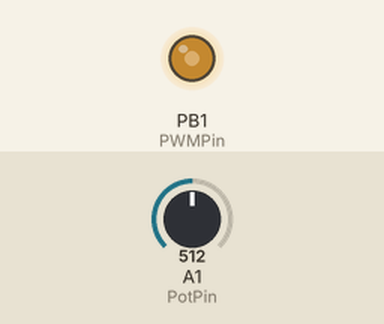
Recording of a sketch running on a simulated ATtiny85, built with avr-gcc and run on an emulated ATtiny85. Parts: output pins drawn as LEDs (lit = HIGH). Inputs (shaded band) come from the test bench; at power-on: A1 (PotPin) = 512.

Above: at 1.2 s.
1.3 s: A1 (PotPin) set to 716
At 2.6 s:
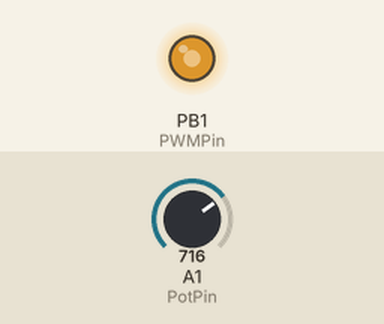
2.9 s: A1 (PotPin) set to 900
At 4.1 s:
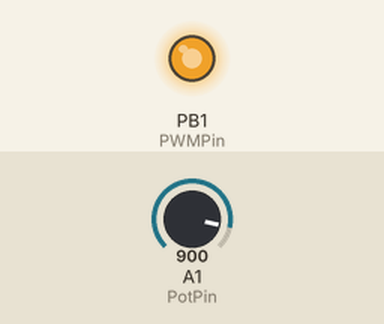
4.5 s: A1 (PotPin) set to 122
At 5.4 s:
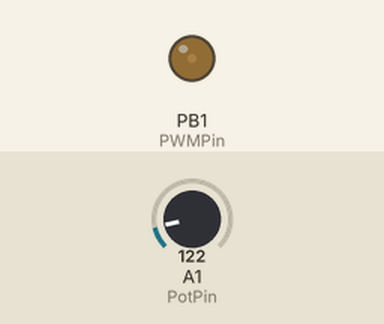
6.1 s: A1 (PotPin) set to 0
At 6.7 s:
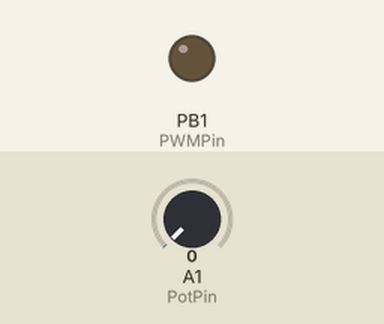
7.7 s: A1 (PotPin) set to 511
At 9.2 s:
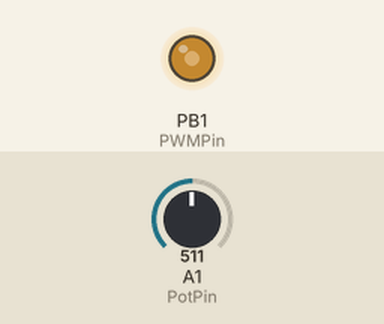
Timing chart, 0 to 10.3 s (numbered marks = the images above; inputs shaded):
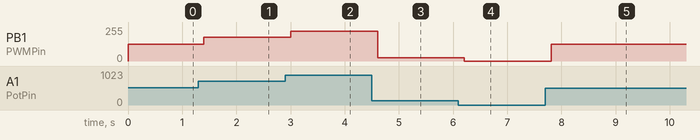

Measured:
- after the input at 1.3 s, PB1 (PWMPin): 124/255 → 177/255 after 0.10 s
- after the input at 2.9 s, PB1 (PWMPin): 177/255 → 222/255 after 0.10 s
- after the input at 4.5 s, PB1 (PWMPin): 222/255 → 26/255 after 0.11 s
- after the input at 6.1 s, PB1 (PWMPin): 26/255 → 0/255 after 0.11 s
- after the input at 7.7 s, PB1 (PWMPin): 0/255 → 124/255 after 0.11 s

The sketch:

ATtiny_PWM_25kHz.ino
```cpp
/*
 *                         ATtiny85
 *                      -------u-------
 *  RST - A0 - (D 5) --| 1 PB5   VCC 8 |-- +5V
 *                     |               |
 *        A3 - (D 3) --| 2 PB3   PB2 7 |-- (D 2) - A1  --> 10K Potentiometer
 *                     |               |
 *        A2 - (D 4) --| 3 PB4   PB1 6 |-- (D 1) - PWM --> Fan Blue wire
 *                     |               |
 *              Gnd ---| 4 GND   PB0 5 |-- (D 0) - PWM --> Disabled
 *                     -----------------
 */

// normal delay() won't work anymore because we are changing Timer1 behavior
// Adds delay_ms and delay_us functions
#include <util/delay.h>

// Clock at 8mHz
#define F_CPU 8000000  // This is used by delay.h library

const int PWMPin = 1;  // Only works with Pin 1(PB1)
const int PotPin = A1;

void setup()
{
  pinMode(PWMPin, OUTPUT);
  // Fast PWM Mode, Prescaler = /8
  // PWM on Pin 1(PB1), Pin 0(PB0) disabled
  // 8Mhz / 8 / (39 + 1) = 25Khz
  TCCR0A = _BV(COM0B1) | _BV(WGM01) | _BV(WGM00);
  TCCR0B = _BV(WGM02) | _BV(CS01);
  // Set TOP and initialize duty cycle to zero(0)
  OCR0A = 39;    // TOP - DO NOT CHANGE, SETS PWM PULSE RATE
  OCR0B = 0;     // duty cycle for Pin 1(PB1) - generates 1 500nS pulse even when 0
}

void loop()
{
  int in, out;

  in = analogRead(PotPin);
  out = map(in, 0, 1023, 0, 39);
  OCR0B = out;
  _delay_ms(200);
}
```
